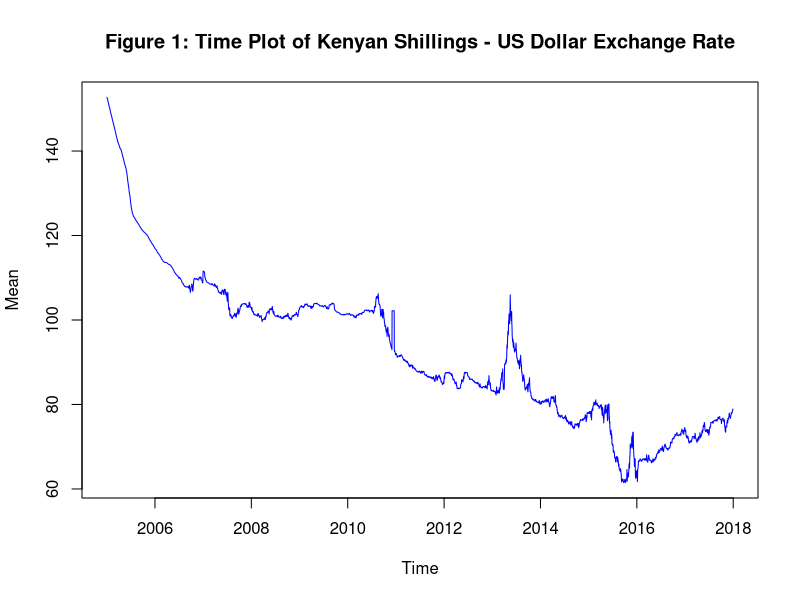
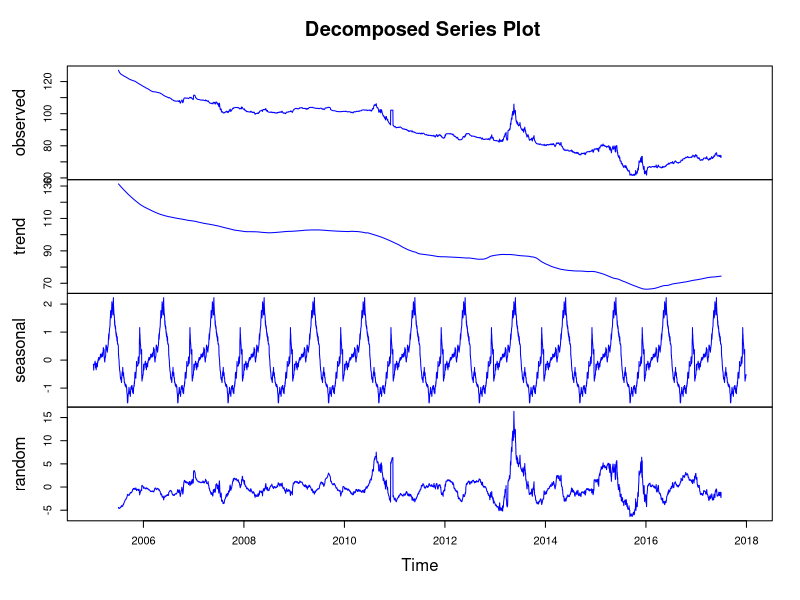
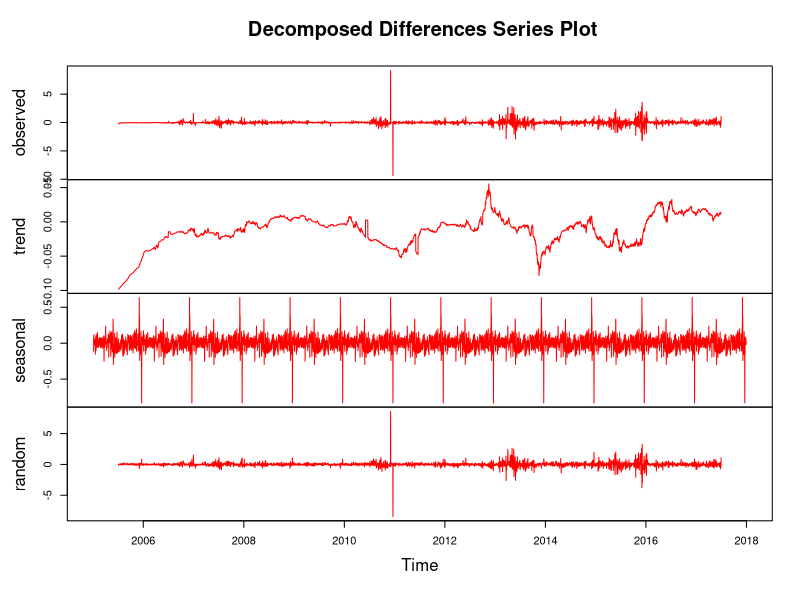
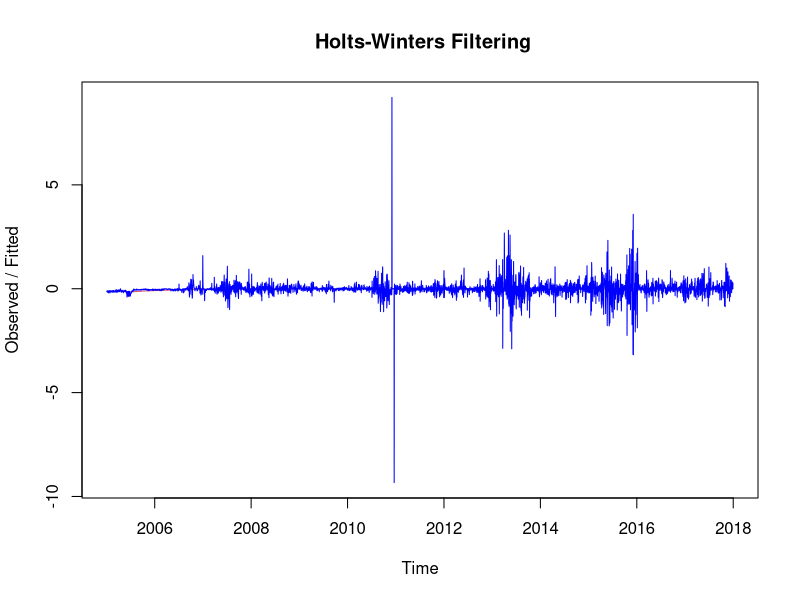
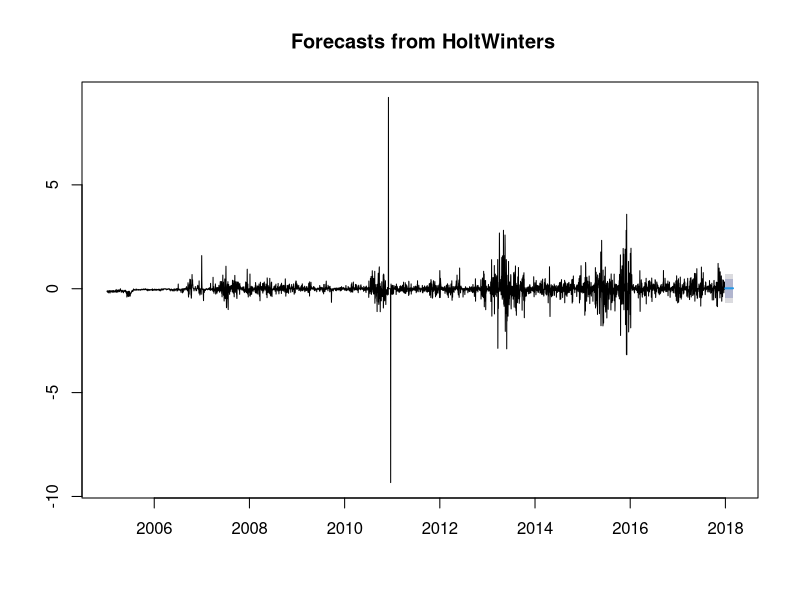
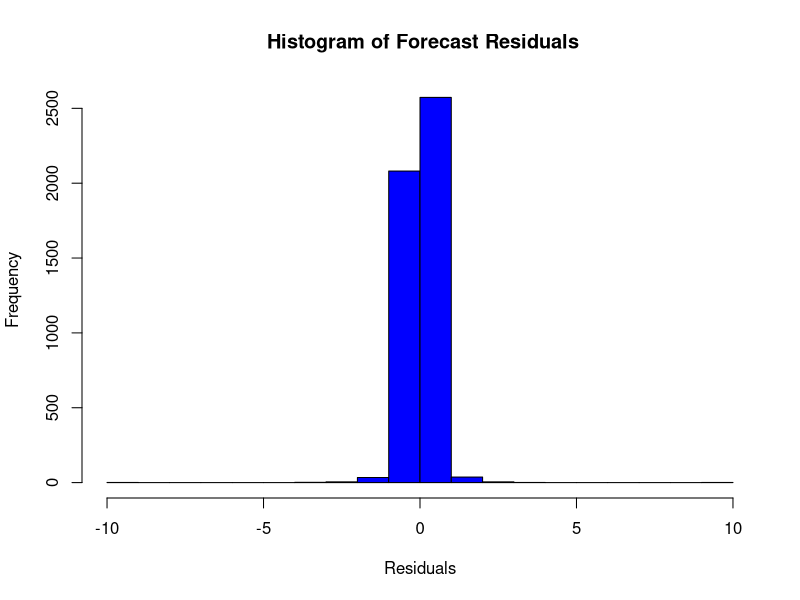

These charts were generated, in order, by the following R code:
dataset <- read.csv("dataset.csv")


range(dataset$Date)

library(knitr)

kable(head(dataset, 10), caption = "Table 1: First 10 Exchange Rates")

inds <- seq(as.Date("2005-01-03"), as.Date("2023-11-23"), by = "day")

range(dataset$Date)
 
## Create a time series object
rate <- dataset[3]

rate.ts <- ts(rate, start = c(2005, as.numeric(format(inds[1], "%j"))),
              frequency = 365)
plot.ts(rate.ts, main = "Figure 1: Time Plot of Kenyan Shillings - US Dollar Exchange Rate", col = "blue")

decomposed.series <- decompose(rate.ts)

# Define a plot function to allows us change the title

decomp.plot <- function(x, main = NULL, ...)
{
  if(is.null(main))
    main <- paste("Decomposition of", x$type, "time series")
  plot(cbind(observed = x$random + if (x$type == "additive")
    x$trend + x$seasonal
    else x$trend * x$seasonal, trend = x$trend, seasonal = x$seasonal,
    random = x$random), main = main, ...)
}

decomp.plot(decomposed.series, col = "blue", main = " Decomposed Series Plot")

library(tseries)

adf.test(rate.ts, alternative = "stationary")

differenced.series <- diff(rate.ts, differences = 1)

decomp.plot(decompose(differenced.series), col = "red", main = " Decomposed Differences Series Plot")

adf.test(differenced.series, alternative = "stationary")

model <- HoltWinters(differenced.series ,beta=FALSE,gamma=FALSE)

plot(model, main =" Holts-Winters Filtering", col = "blue")

library(forecast)

forecasts1 <- forecast:::forecast.HoltWinters(model,h=60)

plot(forecasts1, main = " Forecasts from HoltWinters")

hist(forecasts1$residuals, col="blue", main = " Histogram of Forecast Residuals", xlab = "Residuals")
